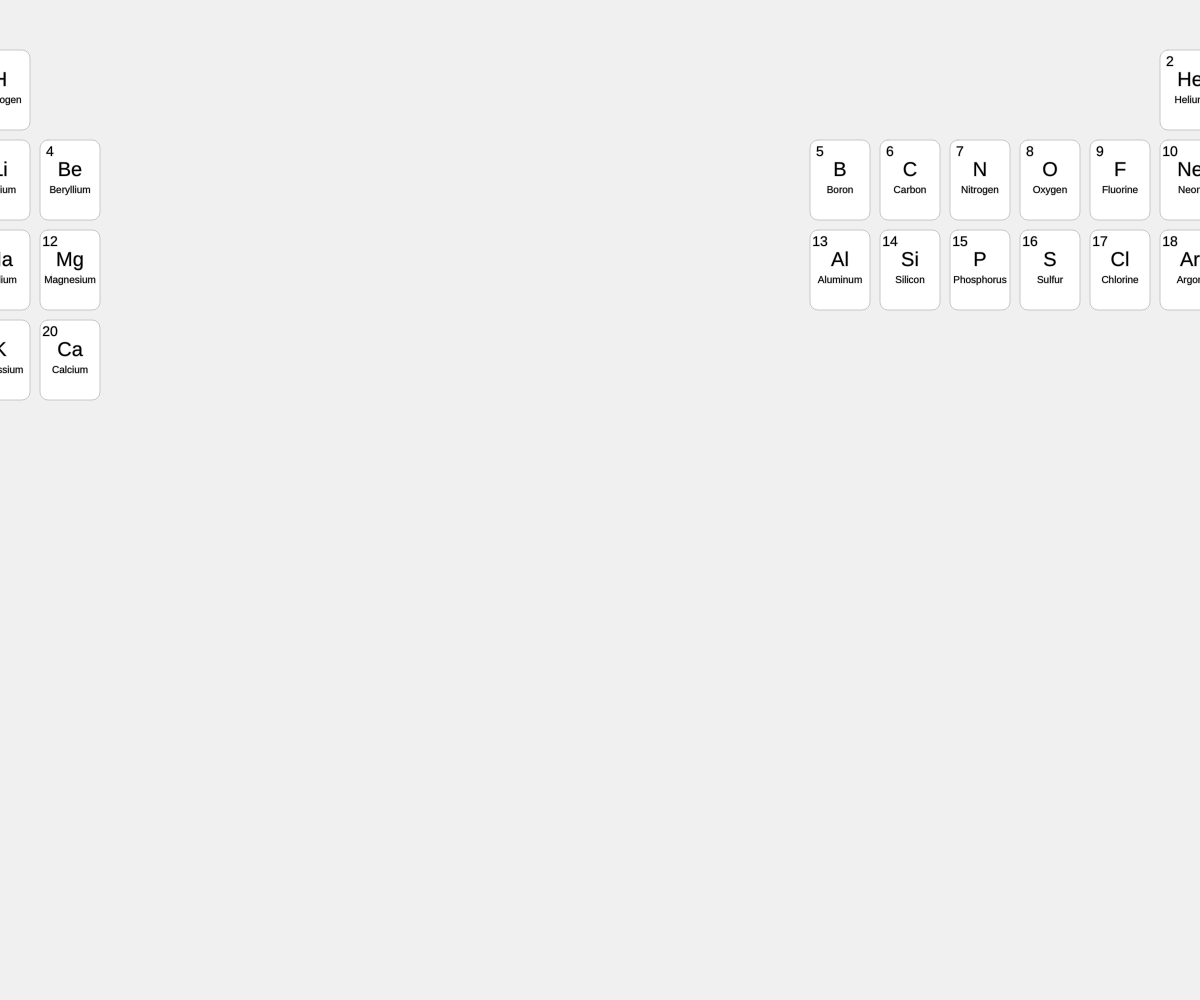
Frame 1 (no input)
Frame 60 (no input): identical to frame 1, image omitted
Frame 120 (the mouse pressed at the canvas centre since frame 60): identical to frame 1, image omitted

The p5.js sketch that drew this single still picture (run headless with seeded random() and noise() and a simulated clock; from frame 60 on, the mouse is pressed at the canvas centre):

// p5.js sketch
// ── sketch.js
let elements = [];
let highlightedElement = null;
let infoPanel = null;

function setup() {
  createCanvas(windowWidth, windowHeight);
  buildPeriodicTable();
  infoPanel = {
    x: width - 300,
    y: 50,
    w: 280,
    h: 200,
    visible: false
  };
}

function draw() {
  background(240);
  
  // Draw the grid of elements
  for (let element of elements) {
    drawElement(element);
  }
  
  // Draw info panel if needed
  if (infoPanel.visible && highlightedElement) {
    drawInfoPanel();
  }
}

function buildPeriodicTable() {
  const elementData = [
    { symbol: "H", number: 1, name: "Hydrogen", group: 1, period: 1 },
    { symbol: "He", number: 2, name: "Helium", group: 18, period: 1 },
    { symbol: "Li", number: 3, name: "Lithium", group: 1, period: 2 },
    { symbol: "Be", number: 4, name: "Beryllium", group: 2, period: 2 },
    { symbol: "B", number: 5, name: "Boron", group: 13, period: 2 },
    { symbol: "C", number: 6, name: "Carbon", group: 14, period: 2 },
    { symbol: "N", number: 7, name: "Nitrogen", group: 15, period: 2 },
    { symbol: "O", number: 8, name: "Oxygen", group: 16, period: 2 },
    { symbol: "F", number: 9, name: "Fluorine", group: 17, period: 2 },
    { symbol: "Ne", number: 10, name: "Neon", group: 18, period: 2 },
    { symbol: "Na", number: 11, name: "Sodium", group: 1, period: 3 },
    { symbol: "Mg", number: 12, name: "Magnesium", group: 2, period: 3 },
    { symbol: "Al", number: 13, name: "Aluminum", group: 13, period: 3 },
    { symbol: "Si", number: 14, name: "Silicon", group: 14, period: 3 },
    { symbol: "P", number: 15, name: "Phosphorus", group: 15, period: 3 },
    { symbol: "S", number: 16, name: "Sulfur", group: 16, period: 3 },
    { symbol: "Cl", number: 17, name: "Chlorine", group: 17, period: 3 },
    { symbol: "Ar", number: 18, name: "Argon", group: 18, period: 3 },
    { symbol: "K", number: 19, name: "Potassium", group: 1, period: 4 },
    { symbol: "Ca", number: 20, name: "Calcium", group: 2, period: 4 }
  ];

  const boxWidth = 60;
  const boxHeight = 80;
  const spacingX = 10;
  const spacingY = 10;
  const startX = (width - (boxWidth + spacingX) * 18) / 2;
  const startY = 50;

  for (let i = 0; i < elementData.length; i++) {
    let data = elementData[i];
    let row = data.period;
    let col = data.group;
    
    // Adjust for the fact that some elements don't follow strict grid
    if (data.symbol === "He") col = 18;
    if (data.symbol === "Ne") col = 18;
    if (data.symbol === "Ar") col = 18;
    
    let x = startX + (col - 1) * (boxWidth + spacingX);
    let y = startY + (row - 1) * (boxHeight + spacingY);
    
    elements.push({
      ...data,
      x: x,
      y: y,
      w: boxWidth,
      h: boxHeight
    });
  }
}

function drawElement(element) {
  const isHighlighted = element === highlightedElement;
  
  // Draw the box
  if (isHighlighted) {
    fill(255, 200, 100);
    stroke(255, 150, 50);
    strokeWeight(3);
  } else {
    fill(255);
    stroke(200);
    strokeWeight(1);
  }
  
  rect(element.x, element.y, element.w, element.h, 8);
  
  // Draw text
  textAlign(CENTER, TOP);
  textSize(14);
  fill(0);
  
  // Atomic number
  text(element.number, element.x + 10, element.y + 5);
  
  // Symbol
  textSize(20);
  text(element.symbol, element.x + element.w/2, element.y + 20);
  
  // Name (smaller)
  textSize(10);
  text(element.name, element.x + element.w/2, element.y + 45);
}

function drawInfoPanel() {
  fill(255, 240, 200);
  stroke(200, 150, 100);
  strokeWeight(2);
  rect(infoPanel.x, infoPanel.y, infoPanel.w, infoPanel.h, 10);
  
  fill(0);
  textAlign(LEFT, TOP);
  textSize(16);
  text("Element Details", infoPanel.x + 15, infoPanel.y + 15);
  
  textSize(12);
  text(`Symbol: ${highlightedElement.symbol}`, infoPanel.x + 15, infoPanel.y + 40);
  text(`Atomic Number: ${highlightedElement.number}`, infoPanel.x + 15, infoPanel.y + 55);
  text(`Name: ${highlightedElement.name}`, infoPanel.x + 15, infoPanel.y + 70);
  text(`Group: ${highlightedElement.group}`, infoPanel.x + 15, infoPanel.y + 85);
  text(`Period: ${highlightedElement.period}`, infoPanel.x + 15, infoPanel.y + 100);
}

function mousePressed() {
  // Check if click is on an element
  for (let element of elements) {
    if (mouseX > element.x && mouseX < element.x + element.w &&
        mouseY > element.y && mouseY < element.y + element.h) {
      highlightedElement = element;
      infoPanel.visible = true;
      return;
    }
  }
  
  // If click is not on any element, clear selection
  highlightedElement = null;
  infoPanel.visible = false;
}

function windowResized() {
  resizeCanvas(windowWidth, windowHeight);
}
